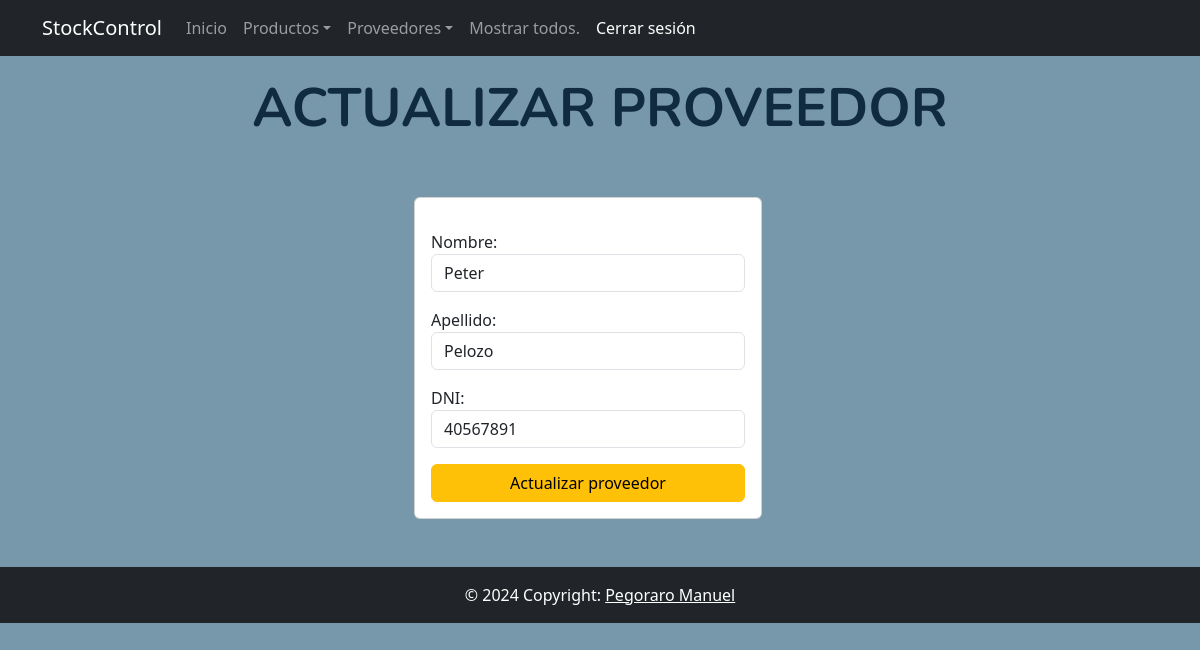
Screenshot of /proveedor/3/ (signed in) with the database file from the repository.
### compra/models.py (models this page shows, shortened)
class Proveedor(models.Model):
    nombre = models.CharField(max_length=50)
    apellido = models.CharField(max_length=50)
    dni = models.IntegerField()
    class Meta:
        verbose_name = 'Proveedor'
        verbose_name_plural = 'Proveedores'

### compra/views.py (the view, shortened to what this page needs)
# urls.py: path('proveedor/<int:proveedor_id>/', views.detalle_proveedor, name='detalle_proveedor'),
@login_required
def detalle_proveedor(request, proveedor_id):
    if request.method == 'GET':
        proveedor = get_object_or_404(Proveedor, pk=proveedor_id)
        form = AgregarProveedorForm(instance=proveedor)
        return render(request, 'detalle_proveedor.html', {'proveedor': proveedor, 'form': form})

### compra/forms.py
class AgregarProveedorForm(ModelForm):
    class Meta:
        model = Proveedor
        fields = ['nombre', 'apellido', 'dni']

### templates/detalle_proveedor.html (shortened to what this page needs)
{% extends 'base.html' %}
{% load static %}
{% block contenido %}
<main class="container">
    <div class="row">
        <div class="col-12">
            <h1 class="titulo">ACTUALIZAR PROVEEDOR</h1>
        </div>
    <div class="row">
        <div class="col-md-4 offset-md-4">
            <form method="POST" class="card mt-5 mb-5">
                <div class="card-body">
                <div class="form-group mt-3">
                    <label for="id_nombre">Nombre:</label>
                    <input class="form-control"type="text" name="nombre" value="{{proveedor.nombre}}" maxlength="50" required id="id_nombre">
                </div>
                <div class="form-group mt-3">
                    <label for="id_apellido">Apellido:</label>
                    <input class="form-control"  value="{{proveedor.apellido}}"type="text" name="apellido" maxlength="50" required="" id="id_apellido">
                </div>
                <div class="form-group mt-3">
                    <label for="id_dni">DNI:</label>
                    <input class="form-control" type="number"
                    value="{{proveedor.dni}}" min="0" name="dni" required="" id="id_proveedor">
                </div>
                <div class="">
                    <button class="btn btn-warning mt-3" style="width: 100%;">Actualizar proveedor</button>
                </div>
                </div>
            </form>
        </div>
    </div>
</main>
{% endblock contenido %}

### static/css/style.css (style rules this page uses)
.titulo { margin-top: 20px; font-family: "Nunito", sans-serif; color: #102b3f; font-weight: bold; text-align: center; font-size: 54px; }
.fondo { background-color: #7798ab; }

### rows the page displays
Proveedor: nombre "Peter", apellido "Pelozo", dni "40567891"
